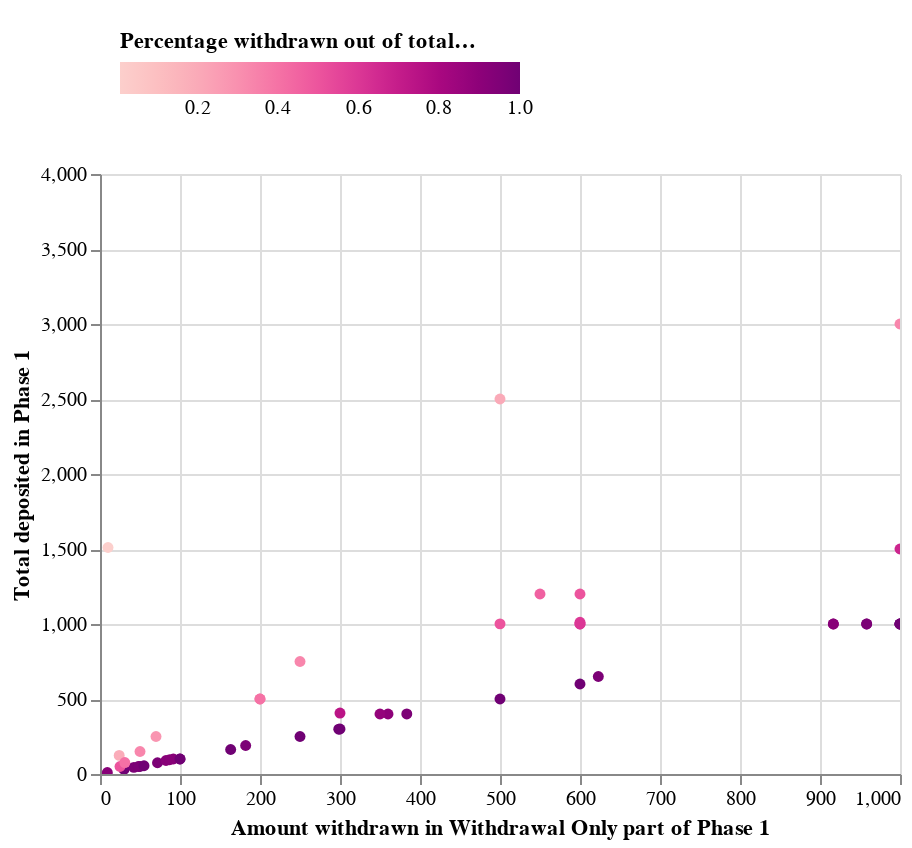

Here is the notebook cell this chart was saved with:
### Code cell
with_users_df['perc_withdrawn_precise'] = round(with_users_df[with_users_df.has_withdrawn_p2]['WITHDRAWN_AMOUNT_PHASE2'],3)/with_users_df['deposited_p1']
dep_dist_balance_chart =alt.Chart(with_users_df.rename(columns=cols_dict)).mark_point(opacity=1, filled=True).encode(
        y=alt.Y(cols_dict['deposited_p1']+":Q",scale=alt.Scale(domain=(0, 4000))),
        x=alt.X(cols_dict['WITHDRAWN_AMOUNT_PHASE2']+":Q",scale=alt.Scale(domain=(0, 1000))),
        color=alt.Color(cols_dict['perc_withdrawn_precise']+':Q',
            scale=alt.Scale(scheme='redpurple'),
            legend=alt.Legend(
            orient='top',
            padding=10,
            legendY=-10,
            direction='horizontal')),
        tooltip=[cols_dict['sender']+':N',cols_dict['deposited_p1']+':N',
                cols_dict['WITHDRAWN_AMOUNT_PHASE2']+':N',cols_dict['perc_withdrawn_precise']+':N']
        ).configure_view(strokeOpacity=0).interactive()
dep_dist_balance_chart

### Figure 1 — Vega-Lite specification as saved in the notebook (floating-point values rounded to 4 significant figures)
{"config": {"view": {"continuousWidth": 400, "continuousHeight": 300, "strokeOpacity": 0}}, "data": {"name": "data-d9669da49eb9bcd70e997b54cc0b1583"}, "mark": {"type": "point", "filled": true, "opacity": 1}, "encoding": {"color": {"field": "Percentage withdrawn out of total deposited", "legend": {"direction": "horizontal", "legendY": -10, "orient": "top", "padding": 10}, "scale": {"scheme": "redpurple"}, "type": "quantitative"}, "tooltip": [{"field": "User address", "type": "nominal"}, {"field": "Total deposited in Phase 1", "type": "nominal"}, {"field": "Amount withdrawn in Withdrawal Only part of Phase 1", "type": "nominal"}, {"field": "Percentage withdrawn out of total deposited", "type": "nominal"}], "x": {"field": "Amount withdrawn in Withdrawal Only part of Phase 1", "scale": {"domain": [0, 1000]}, "type": "quantitative"}, "y": {"field": "Total deposited in Phase 1", "scale": {"domain": [0, 4000]}, "type": "quantitative"}}, "selection": {"selector023": {"type": "interval", "bind": "scales", "encodings": ["x", "y"]}}, "$schema": "https://vega.github.io/schema/vega-lite/v4.17.0.json", "datasets": {"data-d9669da49eb9bcd70e997b54cc0b1583": [{"User address": "terra1dp7ys7jlk2naf952stu5fdezh6gnky9mp0ykf6", "Total deposited in Phase 1": 17000.0, "deposit": 2500.0, "withdrawable_amount": 0.0, "Amount withdrawn in Withdrawal Only part of Phase 1": 14500.0, "has_withdrawn_p2": true, "perc_withdrawn": 8.529, "Percentage withdrawn UST bucket": 18, "Deposited UST range": 0, "perc_withdrawn_cat_old": 8, "Percentage withdrawn out of total deposited": 0.8529}, {"User address": "terra15ak2essqx2r365azhlq2tj06dffyc38dc6anzw", "Total deposited in Phase 1": 100.0, "deposit": 0.0, "withdrawable_amount": 0.0, "Amount withdrawn in Withdrawal Only part of Phase 1": 100.0, "has_withdrawn_p2": true, "perc_withdrawn": 10.0, "Percentage withdrawn UST bucket": 20, "Deposited UST range": 0, "perc_withdrawn_cat_old": 9, "Percentage withdrawn out of total deposited": 1.0}, {"User address": "terra1mvd2sey5l4j5ggxcd8gdmpqrljc2eu8pqftu5d", "Total deposited in Phase 1": 124.1, "deposit": 100.1, "withdrawable_amount": 0.0, "Amount withdrawn in Withdrawal Only part of Phase 1": 24.0, "has_withdrawn_p2": true, "perc_withdrawn": 1.934, "Percentage withdrawn UST bucket": 4, "Deposited UST range": 0, "perc_withdrawn_cat_old": 1, "Percentage withdrawn out of total deposited": 0.1934}, {"User address": "terra17wnrxcu7us962fdz49kwrq3k7prepeycs8ns6p", "Total deposited in Phase 1": 50.0, "deposit": 0.0, "withdrawable_amount": 0.0, "Amount withdrawn in Withdrawal Only part of Phase 1": 50.0, "has_withdrawn_p2": true, "perc_withdrawn": 10.0, "Percentage withdrawn UST bucket": 20, "Deposited UST range": 0, "perc_withdrawn_cat_old": 9, "Percentage withdrawn out of total deposited": 1.0}, {"User address": "terra1sxrraze6uvghh7cr7c5wzky82958u072c80yrv", "Total deposited in Phase 1": 298.5, "deposit": 0.0, "withdrawable_amount": 0.0, "Amount withdrawn in Withdrawal Only part of Phase 1": 298.5, "has_withdrawn_p2": true, "perc_withdrawn": 10.0, "Percentage withdrawn UST bucket": 20, "Deposited UST range": 0, "perc_withdrawn_cat_old": 9, "Percentage withdrawn out of total deposited": 1.0}, {"User address": "terra1kr3ryjnja8zkkytx0j8hsxg2h67qfvtljgce7l", "Total deposited in Phase 1": 75.0, "deposit": 3.125, "withdrawable_amount": 0.0, "Amount withdrawn in Withdrawal Only part of Phase 1": 71.87, "has_withdrawn_p2": true, "perc_withdrawn": 9.583, "Percentage withdrawn UST bucket": 20, "Deposited UST range": 0, "perc_withdrawn_cat_old": 9, "Percentage withdrawn out of total deposited": 0.9583}, {"User address": "terra1u8j37e8l82ucthx574njxmuyqane2y9h0ewwxf", "Total deposited in Phase 1": 4000.0, "deposit": 500.0, "withdrawable_amount": 0.0, "Amount withdrawn in Withdrawal Only part of Phase 1": 3500.0, "has_withdrawn_p2": true, "perc_withdrawn": 8.75, "Percentage withdrawn UST bucket": 18, "Deposited UST range": 0, "perc_withdrawn_cat_old": 8, "Percentage withdrawn out of total deposited": 0.875}, {"User address": "terra14pmnal92nxr5w0yhd2acmew3aquk5ctv8eezj7", "Total deposited in Phase 1": 30.0, "deposit": 0.0, "withdrawable_amount": 0.0, "Amount withdrawn in Withdrawal Only part of Phase 1": 30.0, "has_withdrawn_p2": true, "perc_withdrawn": 10.0, "Percentage withdrawn UST bucket": 20, "Deposited UST range": 0, "perc_withdrawn_cat_old": 9, "Percentage withdrawn out of total deposited": 1.0}, {"User address": "terra167vp8783kz2zz5thzt0gfz4mm0s333xlvglufa", "Total deposited in Phase 1": 400.0, "deposit": 40.0, "withdrawable_amount": 0.0, "Amount withdrawn in Withdrawal Only part of Phase 1": 360.0, "has_withdrawn_p2": true, "perc_withdrawn": 9.0, "Percentage withdrawn UST bucket": 20, "Deposited UST range": 0, "perc_withdrawn_cat_old": 9, "Percentage withdrawn out of total deposited": 0.9}, {"User address": "terra1r45j3m434f0hk70089uek7vh6gg9crmk736ce8", "Total deposited in Phase 1": 1000.0, "deposit": 400.0, "withdrawable_amount": 0.0, "Amount withdrawn in Withdrawal Only part of Phase 1": 600.0, "has_withdrawn_p2": true, "perc_withdrawn": 6.0, "Percentage withdrawn UST bucket": 14, "Deposited UST range": 0, "perc_withdrawn_cat_old": 6, "Percentage withdrawn out of total deposited": 0.6}, {"User address": "terra189tjuhhl3au02sglmezmfnnhms2m86s7rfds86", "Total deposited in Phase 1": 5000.0, "deposit": 0.0, "withdrawable_amount": 0.0, "Amount withdrawn in Withdrawal Only part of Phase 1": 5000.0, "has_withdrawn_p2": true, "perc_withdrawn": 10.0, "Percentage withdrawn UST bucket": 20, "Deposited UST range": 0, "perc_withdrawn_cat_old": 9, "Percentage withdrawn out of total deposited": 1.0}, {"User address": "terra1anrv2l3c2qyatdx76r94386v44jtx5jqvp98sa", "Total deposited in Phase 1": 1500.0, "deposit": 500.0, "withdrawable_amount": 0.0, "Amount withdrawn in Withdrawal Only part of Phase 1": 1000.0, "has_withdrawn_p2": true, "perc_withdrawn": 6.667, "Percentage withdrawn UST bucket": 14, "Deposited UST range": 0, "perc_withdrawn_cat_old": 6, "Percentage withdrawn out of total deposited": 0.6667}, {"User address": "terra1whtftpu2tscz93a6apxju885rc05ju43whxdg3", "Total deposited in Phase 1": 50000.0, "deposit": 5000.0, "withdrawable_amount": 0.0, "Amount withdrawn in Withdrawal Only part of Phase 1": 45000.0, "has_withdrawn_p2": true, "perc_withdrawn": 9.0, "Percentage withdrawn UST bucket": 20, "Deposited UST range": 2, "perc_withdrawn_cat_old": 9, "Percentage withdrawn out of total deposited": 0.9}, {"User address": "terra1478p9zx9vgcqzkzy263w5ysaj8pwysgry8q9cc", "Total deposited in Phase 1": 3000.0, "deposit": 0.0, "withdrawable_amount": 0.0, "Amount withdrawn in Withdrawal Only part of Phase 1": 3000.0, "has_withdrawn_p2": true, "perc_withdrawn": 10.0, "Percentage withdrawn UST bucket": 20, "Deposited UST range": 0, "perc_withdrawn_cat_old": 9, "Percentage withdrawn out of total deposited": 1.0}, {"User address": "terra1h5uvce0xfseaf7x4cahyfdfqa3z7d8fqemljjw", "Total deposited in Phase 1": 44.16, "deposit": 1.84, "withdrawable_amount": 0.0, "Amount withdrawn in Withdrawal Only part of Phase 1": 42.32, "has_withdrawn_p2": true, "perc_withdrawn": 9.583, "Percentage withdrawn UST bucket": 20, "Deposited UST range": 0, "perc_withdrawn_cat_old": 9, "Percentage withdrawn out of total deposited": 0.9583}, {"User address": "terra16affkjl4tlszpv5xj369qnc96r8utrshw7qnrg", "Total deposited in Phase 1": 10.0, "deposit": 0.8333, "withdrawable_amount": 0.0, "Amount withdrawn in Withdrawal Only part of Phase 1": 9.167, "has_withdrawn_p2": true, "perc_withdrawn": 9.167, "Percentage withdrawn UST bucket": 20, "Deposited UST range": 0, "perc_withdrawn_cat_old": 9, "Percentage withdrawn out of total deposited": 0.9167}, {"User address": "terra130ef5vgxn77t0yzv2hmg9400qfjlwkklmuvhkh", "Total deposited in Phase 1": 600.0, "deposit": 0.0, "withdrawable_amount": 0.0, "Amount withdrawn in Withdrawal Only part of Phase 1": 600.0, "has_withdrawn_p2": true, "perc_withdrawn": 10.0, "Percentage withdrawn UST bucket": 20, "Deposited UST range": 0, "perc_withdrawn_cat_old": 9, "Percentage withdrawn out of total deposited": 1.0}, {"User address": "terra1g6qc9pwh7sy6jtrkd7fnzcs4j5z5spemey95ya", "Total deposited in Phase 1": 4996.0, "deposit": 2996.0, "withdrawable_amount": 0.0, "Amount withdrawn in Withdrawal Only part of Phase 1": 2000.0, "has_withdrawn_p2": true, "perc_withdrawn": 4.003, "Percentage withdrawn UST bucket": 10, "Deposited UST range": 0, "perc_withdrawn_cat_old": 4, "Percentage withdrawn out of total deposited": 0.4003}, {"User address": "terra1rjm4nys9kywcz9v0fss5g42v4gf8af6t9hsh5g", "Total deposited in Phase 1": 3000.0, "deposit": 2000.0, "withdrawable_amount": 0.0, "Amount withdrawn in Withdrawal Only part of Phase 1": 1000.0, "has_withdrawn_p2": true, "perc_withdrawn": 3.333, "Percentage withdrawn UST bucket": 8, "Deposited UST range": 0, "perc_withdrawn_cat_old": 3, "Percentage withdrawn out of total deposited": 0.3333}, {"User address": "terra1xqz4qlcrq7uy82j6segeql7d7e0t9p0krav9au", "Total deposited in Phase 1": 50.0, "deposit": 25.0, "withdrawable_amount": 0.0, "Amount withdrawn in Withdrawal Only part of Phase 1": 25.0, "has_withdrawn_p2": true, "perc_withdrawn": 5.0, "Percentage withdrawn UST bucket": 12, "Deposited UST range": 0, "perc_withdrawn_cat_old": 5, "Percentage withdrawn out of total deposited": 0.5}, {"User address": "terra1005r2u35mrw9zqvn7j5d3x04gq6cap232kjwuw", "Total deposited in Phase 1": 1000.0, "deposit": 83.33, "withdrawable_amount": 0.0, "Amount withdrawn in Withdrawal Only part of Phase 1": 916.7, "has_withdrawn_p2": true, "perc_withdrawn": 9.167, "Percentage withdrawn UST bucket": 20, "Deposited UST range": 0, "perc_withdrawn_cat_old": 9, "Percentage withdrawn out of total deposited": 0.9167}, {"User address": "terra1lph05z2vr88n030pwnfmwacnl2ct5nzyhc9eyf", "Total deposited in Phase 1": 250.0, "deposit": 180.0, "withdrawable_amount": 0.0, "Amount withdrawn in Withdrawal Only part of Phase 1": 70.0, "has_withdrawn_p2": true, "perc_withdrawn": 2.8, "Percentage withdrawn UST bucket": 6, "Deposited UST range": 0, "perc_withdrawn_cat_old": 2, "Percentage withdrawn out of total deposited": 0.28}, {"User address": "terra1xwk5vzknyula2shhd6y9ltyl07e0pch3jtesgm", "Total deposited in Phase 1": 150.0, "deposit": 100.0, "withdrawable_amount": 0.0, "Amount withdrawn in Withdrawal Only part of Phase 1": 50.0, "has_withdrawn_p2": true, "perc_withdrawn": 3.333, "Percentage withdrawn UST bucket": 8, "Deposited UST range": 0, "perc_withdrawn_cat_old": 3, "Percentage withdrawn out of total deposited": 0.3333}, {"User address": "terra1xpdlpqvswk2xs88e02kl8ahnxe73hhcmvmyr53", "Total deposited in Phase 1": 190.0, "deposit": 7.917, "withdrawable_amount": 0.0, "Amount withdrawn in Withdrawal Only part of Phase 1": 182.1, "has_withdrawn_p2": true, "perc_withdrawn": 9.583, "Percentage withdrawn UST bucket": 20, "Deposited UST range": 0, "perc_withdrawn_cat_old": 9, "Percentage withdrawn out of total deposited": 0.9583}, {"User address": "terra10z6lm49ncwhrayt4jzsuk8p59eqn932uhaet3h", "Total deposited in Phase 1": 1510.0, "deposit": 1500.0, "withdrawable_amount": 0.0, "Amount withdrawn in Withdrawal Only part of Phase 1": 10.0, "has_withdrawn_p2": true, "perc_withdrawn": 0.06623, "Percentage withdrawn UST bucket": 2, "Deposited UST range": 0, "perc_withdrawn_cat_old": 0, "Percentage withdrawn out of total deposited": 0.006623}, {"User address": "terra12j3wtau0fu88fvnarjwc9kvgel36cu66ku4vgz", "Total deposited in Phase 1": 1000.0, "deposit": 83.33, "withdrawable_amount": 0.0, "Amount withdrawn in Withdrawal Only part of Phase 1": 916.7, "has_withdrawn_p2": true, "perc_withdrawn": 9.167, "Percentage withdrawn UST bucket": 20, "Deposited UST range": 0, "perc_withdrawn_cat_old": 9, "Percentage withdrawn out of total deposited": 0.9167}, {"User address": "terra1qcwng4gegv6j25cvxq6qecwujk0anm96mn025z", "Total deposited in Phase 1": 54000.0, "deposit": 50000.0, "withdrawable_amount": 0.0, "Amount withdrawn in Withdrawal Only part of Phase 1": 4000.0, "has_withdrawn_p2": true, "perc_withdrawn": 0.7407, "Percentage withdrawn UST bucket": 2, "Deposited UST range": 2, "perc_withdrawn_cat_old": 0, "Percentage withdrawn out of total deposited": 0.07407}, {"User address": "terra1eykar22jp4gspp2wx6h7ajsgzv9hnmmfugufjg", "Total deposited in Phase 1": 3500.0, "deposit": 2000.0, "withdrawable_amount": 0.0, "Amount withdrawn in Withdrawal Only part of Phase 1": 1500.0, "has_withdrawn_p2": true, "perc_withdrawn": 4.286, "Percentage withdrawn UST bucket": 10, "Deposited UST range": 0, "perc_withdrawn_cat_old": 4, "Percentage withdrawn out of total deposited": 0.4286}, {"User address": "terra1taqcj5ksuyqmnkgw2pnarz2wqfhju03x3lc7ae", "Total deposited in Phase 1": 750.0, "deposit": 500.0, "withdrawable_amount": 0.0, "Amount withdrawn in Withdrawal Only part of Phase 1": 250.0, "has_withdrawn_p2": true, "perc_withdrawn": 3.333, "Percentage withdrawn UST bucket": 8, "Deposited UST range": 0, "perc_withdrawn_cat_old": 3, "Percentage withdrawn out of total deposited": 0.3333}, {"User address": "terra1rcz84hafh6vc5y4z6mlqfwq7th7z0qg46ut0v6", "Total deposited in Phase 1": 1011.0, "deposit": 411.4, "withdrawable_amount": 0.0, "Amount withdrawn in Withdrawal Only part of Phase 1": 600.0, "has_withdrawn_p2": true, "perc_withdrawn": 5.932, "Percentage withdrawn UST bucket": 12, "Deposited UST range": 0, "perc_withdrawn_cat_old": 5, "Percentage withdrawn out of total deposited": 0.5932}, {"User address": "terra17svmy8nea53jgwpvqgjukn6revvvf4y8vjmhsl", "Total deposited in Phase 1": 2000.0, "deposit": 500.0, "withdrawable_amount": 0.0, "Amount withdrawn in Withdrawal Only part of Phase 1": 1500.0, "has_withdrawn_p2": true, "perc_withdrawn": 7.5, "Percentage withdrawn UST bucket": 16, "Deposited UST range": 0, "perc_withdrawn_cat_old": 7, "Percentage withdrawn out of total deposited": 0.75}, {"User address": "terra1z2ktr7j3hq48m04n3ha94dp4g49te00vm7kxn8", "Total deposited in Phase 1": 406.2, "deposit": 106.2, "withdrawable_amount": 0.0, "Amount withdrawn in Withdrawal Only part of Phase 1": 300.0, "has_withdrawn_p2": true, "perc_withdrawn": 7.386, "Percentage withdrawn UST bucket": 16, "Deposited UST range": 0, "perc_withdrawn_cat_old": 7, "Percentage withdrawn out of total deposited": 0.7386}, {"User address": "terra1swuv2tasf5x4gk0j4cnlvzs6s9qw5qyrlus3d0", "Total deposited in Phase 1": 500.0, "deposit": 300.0, "withdrawable_amount": 0.0, "Amount withdrawn in Withdrawal Only part of Phase 1": 200.0, "has_withdrawn_p2": true, "perc_withdrawn": 4.0, "Percentage withdrawn UST bucket": 10, "Deposited UST range": 0, "perc_withdrawn_cat_old": 4, "Percentage withdrawn out of total deposited": 0.4}, {"User address": "terra1xpueuqns7n6rxfuagcpphm77dfyn05fe0cjfm0", "Total deposited in Phase 1": 20000.0, "deposit": 0.0, "withdrawable_amount": 0.0, "Amount withdrawn in Withdrawal Only part of Phase 1": 20000.0, "has_withdrawn_p2": true, "perc_withdrawn": 10.0, "Percentage withdrawn UST bucket": 20, "Deposited UST range": 1, "perc_withdrawn_cat_old": 9, "Percentage withdrawn out of total deposited": 1.0}, {"User address": "terra19y5fkv2v88sgw4e90fplulesw3j602np40fn5x", "Total deposited in Phase 1": 1000.0, "deposit": 41.67, "withdrawable_amount": 0.0, "Amount withdrawn in Withdrawal Only part of Phase 1": 958.3, "has_withdrawn_p2": true, "perc_withdrawn": 9.583, "Percentage withdrawn UST bucket": 20, "Deposited UST range": 0, "perc_withdrawn_cat_old": 9, "Percentage withdrawn out of total deposited": 0.9583}, {"User address": "terra1pk5n5fg23wegksfh6r3kme42xk22dj5hq4h58h", "Total deposited in Phase 1": 400.2, "deposit": 16.67, "withdrawable_amount": 0.0, "Amount withdrawn in Withdrawal Only part of Phase 1": 383.5, "has_withdrawn_p2": true, "perc_withdrawn": 9.583, "Percentage withdrawn UST bucket": 20, "Deposited UST range": 0, "perc_withdrawn_cat_old": 9, "Percentage withdrawn out of total deposited": 0.9583}, {"User address": "terra1tpqdvm9qgvrw46te3e6p5krqf2pdv79g8nzs0k", "Total deposited in Phase 1": 1001.0, "deposit": 500.9, "withdrawable_amount": 0.0, "Amount withdrawn in Withdrawal Only part of Phase 1": 500.0, "has_withdrawn_p2": true, "perc_withdrawn": 4.995, "Percentage withdrawn UST bucket": 10, "Deposited UST range": 0, "perc_withdrawn_cat_old": 4, "Percentage withdrawn out of total deposited": 0.4995}, {"User address": "terra15na4l7slmak8lweyxe9466r574358hk9k3vaa7", "Total deposited in Phase 1": 11370.0, "deposit": 10000.0, "withdrawable_amount": 0.0, "Amount withdrawn in Withdrawal Only part of Phase 1": 1370.0, "has_withdrawn_p2": true, "perc_withdrawn": 1.205, "Percentage withdrawn UST bucket": 4, "Deposited UST range": 0, "perc_withdrawn_cat_old": 1, "Percentage withdrawn out of total deposited": 0.1205}, {"User address": "terra1lvtk7gme33a8qwc7xagnqemluwxjk948t60fg6", "Total deposited in Phase 1": 1200.0, "deposit": 0.0, "withdrawable_amount": 0.0, "Amount withdrawn in Withdrawal Only part of Phase 1": 1200.0, "has_withdrawn_p2": true, "perc_withdrawn": 10.0, "Percentage withdrawn UST bucket": 20, "Deposited UST range": 0, "perc_withdrawn_cat_old": 9, "Percentage withdrawn out of total deposited": 1.0}, {"User address": "terra12675ej3grek84zvg5kw363f7tvu3h8m3ymdasu", "Total deposited in Phase 1": 75000.0, "deposit": 30000.0, "withdrawable_amount": 0.0, "Amount withdrawn in Withdrawal Only part of Phase 1": 45000.0, "has_withdrawn_p2": true, "perc_withdrawn": 6.0, "Percentage withdrawn UST bucket": 14, "Deposited UST range": 3, "perc_withdrawn_cat_old": 6, "Percentage withdrawn out of total deposited": 0.6}, {"User address": "terra1hjqaz2078qzjwj7tt3j6x2eqfxrwz3wder3eqx", "Total deposited in Phase 1": 90.0, "deposit": 7.5, "withdrawable_amount": 0.0, "Amount withdrawn in Withdrawal Only part of Phase 1": 82.5, "has_withdrawn_p2": true, "perc_withdrawn": 9.167, "Percentage withdrawn UST bucket": 20, "Deposited UST range": 0, "perc_withdrawn_cat_old": 9, "Percentage withdrawn out of total deposited": 0.9167}, {"User address": "terra1zhhcjl2528nfh776rmvugx434r3enf4trnzrm5", "Total deposited in Phase 1": 1200.0, "deposit": 600.0, "withdrawable_amount": 0.0, "Amount withdrawn in Withdrawal Only part of Phase 1": 600.0, "has_withdrawn_p2": true, "perc_withdrawn": 5.0, "Percentage withdrawn UST bucket": 12, "Deposited UST range": 0, "perc_withdrawn_cat_old": 5, "Percentage withdrawn out of total deposited": 0.5}, {"User address": "terra1sgyj52s9tmszk0vxgpmcyw286hx86excua6d2d", "Total deposited in Phase 1": 1850.0, "deposit": 100.0, "withdrawable_amount": 0.0, "Amount withdrawn in Withdrawal Only part of Phase 1": 1750.0, "has_withdrawn_p2": true, "perc_withdrawn": 9.459, "Percentage withdrawn UST bucket": 20, "Deposited UST range": 0, "perc_withdrawn_cat_old": 9, "Percentage withdrawn out of total deposited": 0.9459}, {"User address": "terra1p02t37h398mtkj75alqjm4604x7t5vs9huslar", "Total deposited in Phase 1": 1000.0, "deposit": 0.0, "withdrawable_amount": 0.0, "Amount withdrawn in Withdrawal Only part of Phase 1": 1000.0, "has_withdrawn_p2": true, "perc_withdrawn": 10.0, "Percentage withdrawn UST bucket": 20, "Deposited UST range": 0, "perc_withdrawn_cat_old": 9, "Percentage withdrawn out of total deposited": 1.0}, {"User address": "terra1a9rkw0q3q7j5y0d2lrm4c94mde37ytrvd0yw6x", "Total deposited in Phase 1": 1525.0, "deposit": 0.0, "withdrawable_amount": 0.0, "Amount withdrawn in Withdrawal Only part of Phase 1": 1525.0, "has_withdrawn_p2": true, "perc_withdrawn": 10.0, "Percentage withdrawn UST bucket": 20, "Deposited UST range": 0, "perc_withdrawn_cat_old": 9, "Percentage withdrawn out of total deposited": 1.0}, {"User address": "terra1uglzxn28flp7xtfslnpsmv0x8pyq0j8xwkcdtt", "Total deposited in Phase 1": 2000.0, "deposit": 500.0, "withdrawable_amount": 0.0, "Amount withdrawn in Withdrawal Only part of Phase 1": 1500.0, "has_withdrawn_p2": true, "perc_withdrawn": 7.5, "Percentage withdrawn UST bucket": 16, "Deposited UST range": 0, "perc_withdrawn_cat_old": 7, "Percentage withdrawn out of total deposited": 0.75}, {"User address": "terra19ctcs4llc662mgz8fsxq904ktftkq2upsk3gea", "Total deposited in Phase 1": 100.0, "deposit": 8.333, "withdrawable_amount": 0.0, "Amount withdrawn in Withdrawal Only part of Phase 1": 91.67, "has_withdrawn_p2": true, "perc_withdrawn": 9.167, "Percentage withdrawn UST bucket": 20, "Deposited UST range": 0, "perc_withdrawn_cat_old": 9, "Percentage withdrawn out of total deposited": 0.9167}, {"User address": "terra1j83mfjwqxw3f2rjyk9af2l5whzk4ku54s7y7ua", "Total deposited in Phase 1": 6000.0, "deposit": 500.0, "withdrawable_amount": 0.0, "Amount withdrawn in Withdrawal Only part of Phase 1": 5500.0, "has_withdrawn_p2": true, "perc_withdrawn": 9.167, "Percentage withdrawn UST bucket": 20, "Deposited UST range": 0, "perc_withdrawn_cat_old": 9, "Percentage withdrawn out of total deposited": 0.9167}, {"User address": "terra15fd6hu4xhyyfkjk3r34622rqh7gfhfauhce0wg", "Total deposited in Phase 1": 400.0, "deposit": 50.0, "withdrawable_amount": 0.0, "Amount withdrawn in Withdrawal Only part of Phase 1": 350.0, "has_withdrawn_p2": true, "perc_withdrawn": 8.75, "Percentage withdrawn UST bucket": 18, "Deposited UST range": 0, "perc_withdrawn_cat_old": 8, "Percentage withdrawn out of total deposited": 0.875}, {"User address": "terra1x2yxw8xdrfajjr37jz2ltdphnljcyn7exu4t0h", "Total deposited in Phase 1": 20000.0, "deposit": 10000.0, "withdrawable_amount": 0.0, "Amount withdrawn in Withdrawal Only part of Phase 1": 10000.0, "has_withdrawn_p2": true, "perc_withdrawn": 5.0, "Percentage withdrawn UST bucket": 12, "Deposited UST range": 1, "perc_withdrawn_cat_old": 5, "Percentage withdrawn out of total deposited": 0.5}, {"User address": "terra12p5z7fx6r6540sdj865zm3nlt0wclgg8ntksxk", "Total deposited in Phase 1": 95.0, "deposit": 7.917, "withdrawable_amount": 0.0, "Amount withdrawn in Withdrawal Only part of Phase 1": 87.08, "has_withdrawn_p2": true, "perc_withdrawn": 9.167, "Percentage withdrawn UST bucket": 20, "Deposited UST range": 0, "perc_withdrawn_cat_old": 9, "Percentage withdrawn out of total deposited": 0.9167}, {"User address": "terra1kzl6qd4hj30w9arxh3nc6zht259jwm4y0ayy26", "Total deposited in Phase 1": 1200.0, "deposit": 100.0, "withdrawable_amount": 0.0, "Amount withdrawn in Withdrawal Only part of Phase 1": 1100.0, "has_withdrawn_p2": true, "perc_withdrawn": 9.167, "Percentage withdrawn UST bucket": 20, "Deposited UST range": 0, "perc_withdrawn_cat_old": 9, "Percentage withdrawn out of total deposited": 0.9167}, {"User address": "terra12nskn56mcenhe6lvuuzxzhdjstk8yy6pa3spu4", "Total deposited in Phase 1": 250.0, "deposit": 0.0, "withdrawable_amount": 0.0, "Amount withdrawn in Withdrawal Only part of Phase 1": 250.0, "has_withdrawn_p2": true, "perc_withdrawn": 10.0, "Percentage withdrawn UST bucket": 20, "Deposited UST range": 0, "perc_withdrawn_cat_old": 9, "Percentage withdrawn out of total deposited": 1.0}, {"User address": "terra1uscncgg7kcea2f07l2r2l8g75kda2hcpvz9d3v", "Total deposited in Phase 1": 500.0, "deposit": 0.0, "withdrawable_amount": 0.0, "Amount withdrawn in Withdrawal Only part of Phase 1": 500.0, "has_withdrawn_p2": true, "perc_withdrawn": 10.0, "Percentage withdrawn UST bucket": 20, "Deposited UST range": 0, "perc_withdrawn_cat_old": 9, "Percentage withdrawn out of total deposited": 1.0}, {"User address": "terra1qpghn44vngmcnu6txe2wm6wcmw0ek6z2p68yz8", "Total deposited in Phase 1": 50.0, "deposit": 2.083, "withdrawable_amount": 0.0, "Amount withdrawn in Withdrawal Only part of Phase 1": 47.92, "has_withdrawn_p2": true, "perc_withdrawn": 9.583, "Percentage withdrawn UST bucket": 20, "Deposited UST range": 0, "perc_withdrawn_cat_old": 9, "Percentage withdrawn out of total deposited": 0.9583}, {"User address": "terra1k87z2yyj4rlevuxmg7as5rh3wcu0q42q3n2aw9", "Total deposited in Phase 1": 55.0, "deposit": 0.0, "withdrawable_amount": 0.0, "Amount withdrawn in Withdrawal Only part of Phase 1": 55.0, "has_withdrawn_p2": true, "perc_withdrawn": 10.0, "Percentage withdrawn UST bucket": 20, "Deposited UST range": 0, "perc_withdrawn_cat_old": 9, "Percentage withdrawn out of total deposited": 1.0}, {"User address": "terra1ka0erq5ua8e8qepph477c0lrq687tkxxexzyza", "Total deposited in Phase 1": 500.0, "deposit": 300.0, "withdrawable_amount": 0.0, "Amount withdrawn in Withdrawal Only part of Phase 1": 200.0, "has_withdrawn_p2": true, "perc_withdrawn": 4.0, "Percentage withdrawn UST bucket": 10, "Deposited UST range": 0, "perc_withdrawn_cat_old": 4, "Percentage withdrawn out of total deposited": 0.4}, {"User address": "terra1gdttj4xuzsazyu5dtnsu5jqd0e793vu2htuhfh", "Total deposited in Phase 1": 650.0, "deposit": 27.08, "withdrawable_amount": 0.0, "Amount withdrawn in Withdrawal Only part of Phase 1": 622.9, "has_withdrawn_p2": true, "perc_withdrawn": 9.583, "Percentage withdrawn UST bucket": 20, "Deposited UST range": 0, "perc_withdrawn_cat_old": 9, "Percentage withdrawn out of total deposited": 0.9583}, {"User address": "terra13ndlnkylx827x0gpxxfnqseqn69pjutaka6p2v", "Total deposited in Phase 1": 1000.0, "deposit": 41.67, "withdrawable_amount": 0.0, "Amount withdrawn in Withdrawal Only part of Phase 1": 958.3, "has_withdrawn_p2": true, "perc_withdrawn": 9.583, "Percentage withdrawn UST bucket": 20, "Deposited UST range": 0, "perc_withdrawn_cat_old": 9, "Percentage withdrawn out of total deposited": 0.9583}, {"User address": "terra1p4s2h0j7j5kl5xgd3ht99lkmldh6x7kde8lzmr", "Total deposited in Phase 1": 1000.0, "deposit": 0.0, "withdrawable_amount": 0.0, "Amount withdrawn in Withdrawal Only part of Phase 1": 1000.0, "has_withdrawn_p2": true, "perc_withdrawn": 10.0, "Percentage withdrawn UST bucket": 20, "Deposited UST range": 0, "perc_withdrawn_cat_old": 9, "Percentage withdrawn out of total deposited": 1.0}, {"User address": "terra1lgj86en7chvu856y2wz2z70d8mggy9p5hguq8s", "Total deposited in Phase 1": 1993.0, "deposit": 243.0, "withdrawable_amount": 0.0, "Amount withdrawn in Withdrawal Only part of Phase 1": 1750.0, "has_withdrawn_p2": true, "perc_withdrawn": 8.781, "Percentage withdrawn UST bucket": 18, "Deposited UST range": 0, "perc_withdrawn_cat_old": 8, "Percentage withdrawn out of total deposited": 0.8781}, {"User address": "terra1gxt6j7lh9wq4767knwvtsry2wr8qkt452rh2vz", "Total deposited in Phase 1": 1800.0, "deposit": 0.0, "withdrawable_amount": 0.0, "Amount withdrawn in Withdrawal Only part of Phase 1": 1800.0, "has_withdrawn_p2": true, "perc_withdrawn": 10.0, "Percentage withdrawn UST bucket": 20, "Deposited UST range": 0, "perc_withdrawn_cat_old": 9, "Percentage withdrawn out of total deposited": 1.0}, {"User address": "terra16pt0ep8jfnsu0y8aq6yw99wc3dh5s9nm3acypf", "Total deposited in Phase 1": 100.0, "deposit": 0.0, "withdrawable_amount": 0.0, "Amount withdrawn in Withdrawal Only part of Phase 1": 100.0, "has_withdrawn_p2": true, "perc_withdrawn": 10.0, "Percentage withdrawn UST bucket": 20, "Deposited UST range": 0, "perc_withdrawn_cat_old": 9, "Percentage withdrawn out of total deposited": 1.0}, {"User address": "terra14zjx7dr637e4nu5aj734dr8ezf9up6a3a47msv", "Total deposited in Phase 1": 76.05, "deposit": 45.05, "withdrawable_amount": 0.0, "Amount withdrawn in Withdrawal Only part of Phase 1": 31.0, "has_withdrawn_p2": true, "perc_withdrawn": 4.076, "Percentage withdrawn UST bucket": 10, "Deposited UST range": 0, "perc_withdrawn_cat_old": 4, "Percentage withdrawn out of total deposited": 0.4076}, {"User address": "terra14k2cnukgm037lg8umux0ghujjf2024kwk45wrz", "Total deposited in Phase 1": 163.3, "deposit": 0.0, "withdrawable_amount": 0.0, "Amount withdrawn in Withdrawal Only part of Phase 1": 163.3, "has_withdrawn_p2": true, "perc_withdrawn": 10.0, "Percentage withdrawn UST bucket": 20, "Deposited UST range": 0, "perc_withdrawn_cat_old": 9, "Percentage withdrawn out of total deposited": 1.0}, {"User address": "terra1n5j6lx9t09ezs7q4mxdpvzprqjqje6z46p0rrw", "Total deposited in Phase 1": 1000.0, "deposit": 0.0, "withdrawable_amount": 0.0, "Amount withdrawn in Withdrawal Only part of Phase 1": 1000.0, "has_withdrawn_p2": true, "perc_withdrawn": 10.0, "Percentage withdrawn UST bucket": 20, "Deposited UST range": 0, "perc_withdrawn_cat_old": 9, "Percentage withdrawn out of total deposited": 1.0}, {"User address": "terra125908lwaf3tpyzqecwv6asvcjtfaj0kg86hsa3", "Total deposited in Phase 1": 2546.0, "deposit": 0.0, "withdrawable_amount": 0.0, "Amount withdrawn in Withdrawal Only part of Phase 1": 2546.0, "has_withdrawn_p2": true, "perc_withdrawn": 10.0, "Percentage withdrawn UST bucket": 20, "Deposited UST range": 0, "perc_withdrawn_cat_old": 9, "Percentage withdrawn out of total deposited": 1.0}, {"User address": "terra1j7vz2vje28m4wdqxxprvpg5nfnf5hzn2e0stdh", "Total deposited in Phase 1": 1200.0, "deposit": 650.0, "withdrawable_amount": 0.0, "Amount withdrawn in Withdrawal Only part of Phase 1": 550.0, "has_withdrawn_p2": true, "perc_withdrawn": 4.583, "Percentage withdrawn UST bucket": 10, "Deposited UST range": 0, "perc_withdrawn_cat_old": 4, "Percentage withdrawn out of total deposited": 0.4583}, {"User address": "terra1h29qhduklvk00g0rsalcu9jk82cyyrsgydfmk5", "Total deposited in Phase 1": 1000.0, "deposit": 0.0, "withdrawable_amount": 0.0, "Amount withdrawn in Withdrawal Only part of Phase 1": 1000.0, "has_withdrawn_p2": true, "perc_withdrawn": 10.0, "Percentage withdrawn UST bucket": 20, "Deposited UST range": 0, "perc_withdrawn_cat_old": 9, "Percentage withdrawn out of total deposited": 1.0}, {"User address": "terra14cvtp373x6auhdzu77wczdd2y2l9wm9uwzf6zt", "Total deposited in Phase 1": 300.0, "deposit": 0.0, "withdrawable_amount": 0.0, "Amount withdrawn in Withdrawal Only part of Phase 1": 300.0, "has_withdrawn_p2": true, "perc_withdrawn": 10.0, "Percentage withdrawn UST bucket": 20, "Deposited UST range": 0, "perc_withdrawn_cat_old": 9, "Percentage withdrawn out of total deposited": 1.0}, {"User address": "terra1vxpy5v99sjnkmkz2rps5g8g3jhjrcj2sku5jce", "Total deposited in Phase 1": 1000.0, "deposit": 400.0, "withdrawable_amount": 0.0, "Amount withdrawn in Withdrawal Only part of Phase 1": 600.0, "has_withdrawn_p2": true, "perc_withdrawn": 6.0, "Percentage withdrawn UST bucket": 14, "Deposited UST range": 0, "perc_withdrawn_cat_old": 6, "Percentage withdrawn out of total deposited": 0.6}, {"User address": "terra10lwmun98vpv9fuup2jnjvwp70a9778ra8tqjpm", "Total deposited in Phase 1": 2500.0, "deposit": 2000.0, "withdrawable_amount": 0.0, "Amount withdrawn in Withdrawal Only part of Phase 1": 500.0, "has_withdrawn_p2": true, "perc_withdrawn": 2.0, "Percentage withdrawn UST bucket": 6, "Deposited UST range": 0, "perc_withdrawn_cat_old": 2, "Percentage withdrawn out of total deposited": 0.2}]}}
